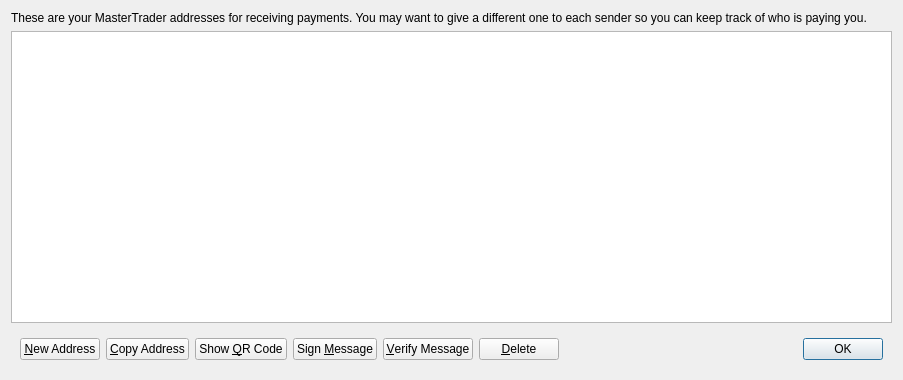
<?xml version="1.0" encoding="UTF-8"?>
<ui version="4.0">
 <class>AddressBookPage</class>
 <widget class="QWidget" name="AddressBookPage">
  <property name="geometry">
   <rect>
    <x>0</x>
    <y>0</y>
    <width>903</width>
    <height>380</height>
   </rect>
  </property>
  <property name="windowTitle">
   <string>Address Book</string>
  </property>
  <layout class="QVBoxLayout" name="verticalLayout">
   <item>
    <widget class="QLabel" name="labelExplanation">
     <property name="text">
      <string>These are your MasterTrader addresses for receiving payments. You may want to give a different one to each sender so you can keep track of who is paying you.</string>
     </property>
     <property name="textFormat">
      <enum>Qt::PlainText</enum>
     </property>
     <property name="wordWrap">
      <bool>true</bool>
     </property>
    </widget>
   </item>
   <item>
    <widget class="QTableView" name="tableView">
     <property name="contextMenuPolicy">
      <enum>Qt::CustomContextMenu</enum>
     </property>
     <property name="toolTip">
      <string>Double-click to edit address or label</string>
     </property>
     <property name="tabKeyNavigation">
      <bool>false</bool>
     </property>
     <property name="alternatingRowColors">
      <bool>true</bool>
     </property>
     <property name="selectionMode">
      <enum>QAbstractItemView::SingleSelection</enum>
     </property>
     <property name="selectionBehavior">
      <enum>QAbstractItemView::SelectRows</enum>
     </property>
     <property name="sortingEnabled">
      <bool>true</bool>
     </property>
     <attribute name="verticalHeaderVisible">
      <bool>false</bool>
     </attribute>
    </widget>
   </item>
   <item>
    <widget class="QWidget" name="buttonBar" native="true">
     <layout class="QHBoxLayout" name="horizontalLayout">
      <item>
       <widget class="QPushButton" name="newAddressButton">
        <property name="toolTip">
         <string>Create a new address</string>
        </property>
        <property name="text">
         <string>&amp;New Address</string>
        </property>
       </widget>
      </item>
      <item>
       <widget class="QPushButton" name="copyToClipboard">
        <property name="toolTip">
         <string>Copy the currently selected address to the system clipboard</string>
        </property>
        <property name="text">
         <string>&amp;Copy Address</string>
        </property>
       </widget>
      </item>
      <item>
       <widget class="QPushButton" name="showQRCode">
        <property name="text">
         <string>Show &amp;QR Code</string>
        </property>
       </widget>
      </item>
      <item>
       <widget class="QPushButton" name="signMessage">
        <property name="toolTip">
         <string>Sign a message to prove you own a MasterTrader address</string>
        </property>
        <property name="text">
         <string>Sign &amp;Message</string>
        </property>
       </widget>
      </item>
      <item>
       <widget class="QPushButton" name="verifyMessage">
        <property name="toolTip">
         <string>Verify a message to ensure it was signed with a specified MasterTrader address</string>
        </property>
        <property name="text">
         <string>&amp;Verify Message</string>
        </property>
       </widget>
      </item>
      <item>
       <widget class="QPushButton" name="deleteButton">
        <property name="toolTip">
         <string>Delete the currently selected address from the list</string>
        </property>
        <property name="text">
         <string>&amp;Delete</string>
        </property>
       </widget>
      </item>
      <item>
       <spacer name="horizontalSpacer">
        <property name="orientation">
         <enum>Qt::Horizontal</enum>
        </property>
        <property name="sizeHint" stdset="0">
         <size>
          <width>40</width>
          <height>20</height>
         </size>
        </property>
       </spacer>
      </item>
      <item>
       <widget class="QDialogButtonBox" name="buttonBox">
        <property name="sizePolicy">
         <sizepolicy hsizetype="Maximum" vsizetype="Fixed">
          <horstretch>0</horstretch>
          <verstretch>0</verstretch>
         </sizepolicy>
        </property>
        <property name="standardButtons">
         <set>QDialogButtonBox::Ok</set>
        </property>
       </widget>
      </item>
     </layout>
    </widget>
   </item>
  </layout>
 </widget>
 <resources/>
 <connections/>
</ui>
